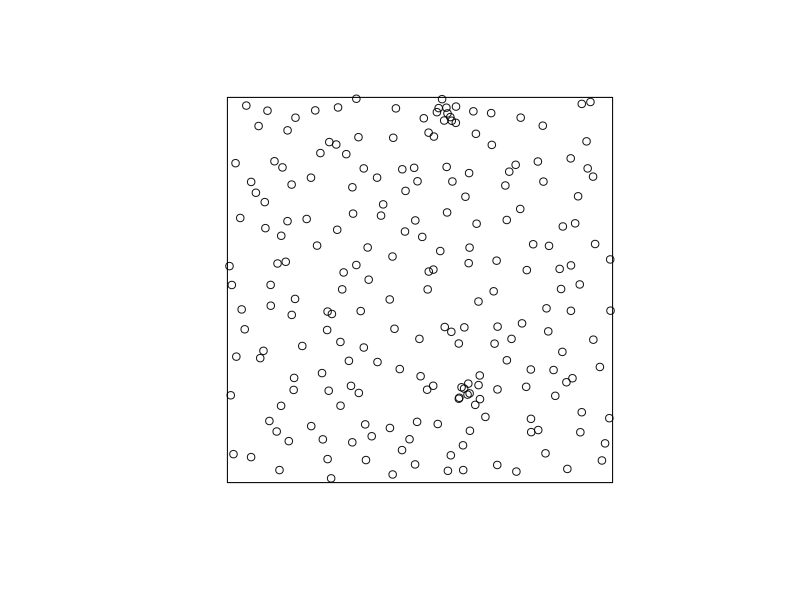

Source code (R): (Note: this script raises an error after producing the figure.)
## ---- chunk 1
library(spatstat)

set.seed(0112)

X <- rcell(nx = 15)
plot(X, main = "")
## ---- chunk 2
X |>
  Kest() |>
  as.data.frame() |>
ggplot(mapping = aes(x = r, y = iso)) +
  geom_line() +
  geom_line(aes(y = theo), color = "red") +
  xlab("Lag distance (km)") + ylab("K(r)") +
  theme_minimal()
## ---- chunk 3
X |>
  mad.test(fun = Kest, 
           nsim = 99)
## ---- chunk 4
X <- rpoispp(function(x, y){ 300 * exp(-3 * x) })

X |>
  plot(main = "") 
## ---- chunk 5
library(ggplot2)

X |>
  Kest() |>
  as.data.frame() |>
ggplot(mapping = aes(x = r, y = iso)) +
  geom_line() +
  geom_line(aes(y = theo), color = "red") +
  xlab("Lag distance (km)") + ylab("K(r)") +
  theme_minimal()
## ---- chunk 6
envelope(X, 
         fun = Kest, 
         nsim = 999, 
         rank = 1, 
         global = TRUE) |>
  as.data.frame() |>
ggplot(mapping = aes(x = r, y = obs)) +
  geom_ribbon(mapping = aes(ymin = lo, ymax = hi), 
              fill = "gray70") +
  geom_line() +
  geom_line(mapping = aes(y = theo), 
            color = "red", lty = 'dashed') +
  xlab("Lag distance (km)") + ylab("K(r)") +
  theme_minimal()
## ---- chunk 7
envelope(X, 
         fun = Kinhom, 
         nsim = 999, 
         rank = 1, 
        global = TRUE) |>
  as.data.frame() |>
ggplot(mapping = aes(x = r, y = obs)) +
  geom_ribbon(mapping = aes(ymin = lo, ymax = hi), 
              fill = "gray70") +
  geom_line() +
  geom_line(mapping = aes(y = theo), 
            color = "red", lty = 'dashed') +
  xlab("Lag distance (km)") + ylab("K(r)") +
  theme_minimal()
## ---- chunk 8
ST.ppp |>
  plot()
## ---- chunk 9
envelope(ST.ppp,
         fun = Kinhom,
         nsim = 99,
         rank = 1,
         global = TRUE) |>
as.data.frame() |>
ggplot(mapping = aes(x = r, y = obs)) +
  geom_ribbon(mapping = aes(ymin = lo, ymax = hi), 
              fill = "gray70") +
  geom_line() +
  geom_line(mapping = aes(y = theo), 
            color = "red", lty = 'dashed') +
  xlab("Lag distance (km)") + ylab("K(r)") +
  theme_minimal()
## ---- chunk 10
rMatClust(kappa = 10, 
               r = .1, 
               mu = 5) |>
  plot(main = "")
## ---- chunk 11
set.seed(3042)
par(mfrow = c(1, 2))
for (i in 1:2){
  lambda <- rexp(n = 1, rate = 1/100)
  X <- rpoispp(lambda)
  plot(X)
}
par(mfrow = c(1, 1))
## ---- chunk 12
plot(rMaternI(kappa = 70, 
              r = .05), main = "")

X <- rMaternI(kappa = 70, 
              r = .05)

X |>
  Kest() |>
  plot()
## ---- chunk 13
SP <- swedishpines

SP |>
  plot()

SP |>
  intensity()
## ---- chunk 14
SP |>
  Kest(correction = "iso") |>
  plot()
## ---- chunk 15
model.in <- ppm(SP, 
                trend = ~ 1, 
                interaction = Strauss(r = 10), 
                rbord = 10)
## ---- chunk 16
model.in
## ---- chunk 17
SP |>
  intensity()
## ---- chunk 18
model.in |>
  summary() |>
  coef()
## ---- chunk 19
data(lansing)
summary(lansing)

MT <- lansing |>
  subset(marks == "maple") |>
  unmark()

summary(MT)
## ---- chunk 20
MT |>
  density() |>
  plot()

plot(MT, add = TRUE)
## ---- chunk 21
G.df <- MT |>
  Gest() |>
  as.data.frame() |>
  dplyr::filter(r < .033) |>
  dplyr::mutate(r = r * 924)

ggplot(G.df, aes(x = r, y = km)) +
  geom_line() +
  geom_line(aes(y = theo), color = "blue") +
  geom_vline(xintercept = 18, lty = 'dashed') +
  xlab("Lag distance (ft)") + ylab("G(r): Cumulative % of events within a distance r of another maple") +
  theme_minimal()
## ---- chunk 22
ppm(MT, 
    trend = ~ 1, 
    interaction = Strauss(r = .019))
## ---- chunk 23
( model.cl <- kppm(MT, 
                   trend = ~ 1,
                   clusters = "Thomas") )
## ---- chunk 24
plot(model.cl, 
     what = "statistic")
## ---- chunk 25
plot(model.cl, 
     what = "cluster")
